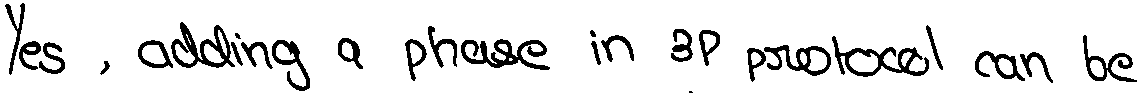
#> input picture src/y.png, 1141 x 93 px
$ python make_image.py
#> lines starting #> are read from the running program, lines starting #| are printed output that depends on the picture; after the words box and inside, x2 and y2 are one past the last pixel; in counts of white or black regions, pixels touching at a corner belong together
import numpy as np
import cv2

# read
img = cv2.imread('y.png', cv2.IMREAD_GRAYSCALE)
#> img: shape (93, 1141); 90.1% white; 27 black regions (1 under 20 px), largest, box (x1, y1, x2, y2) and area: (461, 39, 550, 70) 1179, (832, 36, 929, 77) 1130, (171, 22, 235, 68) 1069

# increase contrast
pxmin = np.min(img)
#> pxmin = 0
pxmax = np.max(img)
#> pxmax = 255
imgContrast = (img - pxmin) / (pxmax - pxmin) * 255

# increase line width
kernel = np.ones((3, 3), np.uint8)
imgMorph = cv2.erode(imgContrast, kernel, iterations = 1)
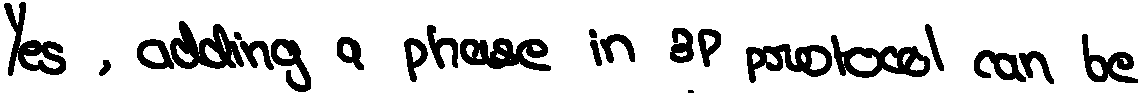
#> imgMorph: shape (93, 1141) float64; 84.1% white; 23 black regions (1 under 20 px), largest, box (x1, y1, x2, y2) and area: (170, 21, 244, 69) 1847, (460, 38, 551, 71) 1826, (831, 35, 930, 78) 1812

# write
cv2.imwrite('z_out.png', imgMorph)

$ run again, with src/1.png copied over src/y.png
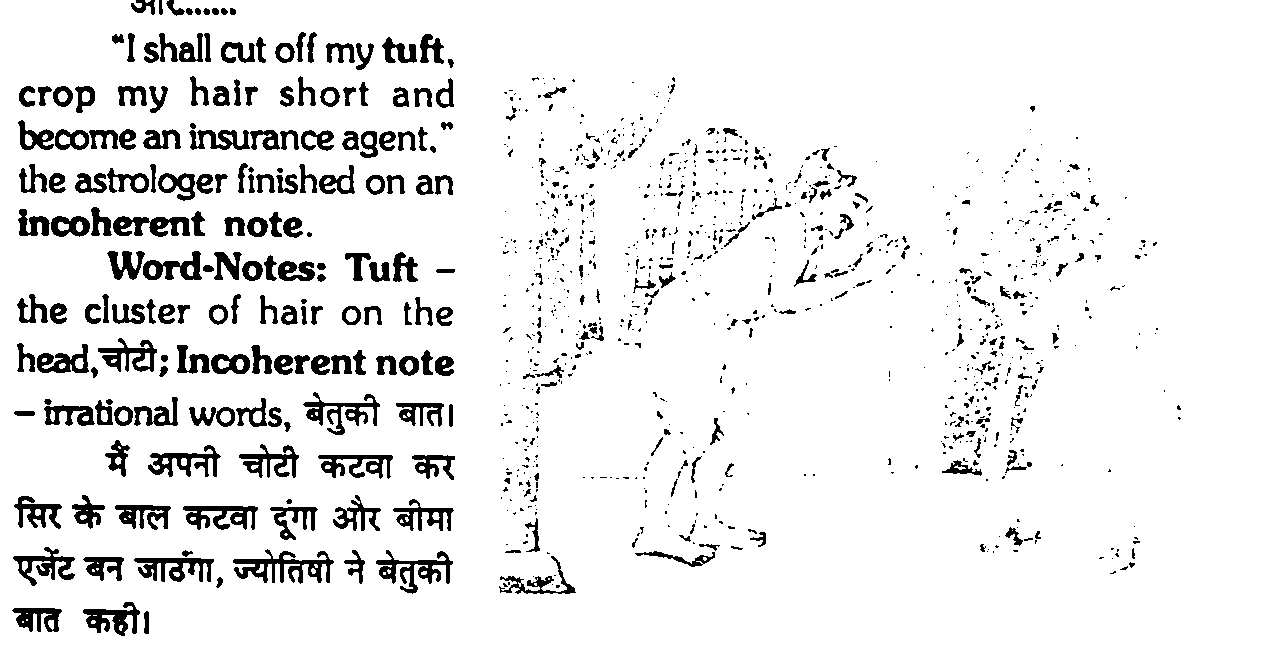
#> input picture src/1.png, 1280 x 662 px
#> img: shape (662, 1280); 92.2% white; 1116 black regions (776 under 20 px), largest, box (x1, y1, x2, y2) and area: (233, 549, 334, 584) 1424, (376, 550, 453, 594) 1180, (303, 392, 380, 435) 1097
#> pxmin = 0
#> pxmax = 255
#> `imgMorph = cv2.erode(imgContrast, kernel, iterations = 1)`:
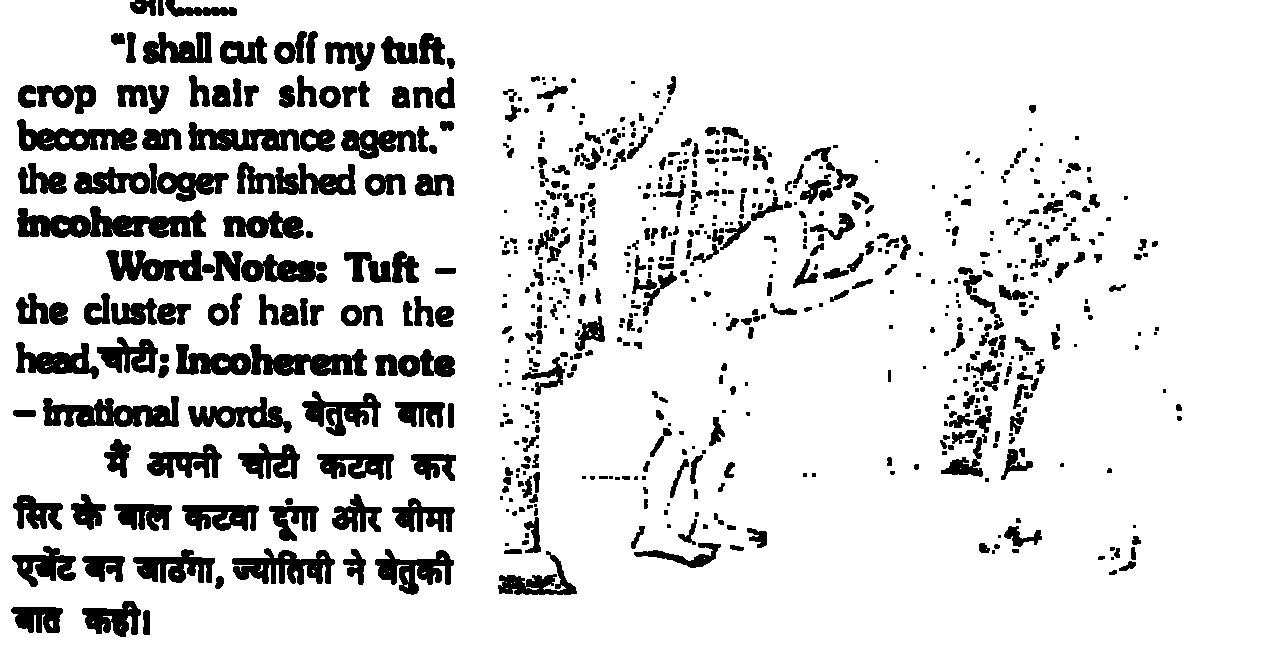
#> imgMorph: shape (662, 1280) float64; 86.5% white; 736 black regions (244 under 20 px), largest, box (x1, y1, x2, y2) and area: (17, 206, 206, 238) 3614, (74, 163, 229, 202) 2809, (43, 396, 179, 427) 2607

$ run again, with src/img1.png copied over src/y.png
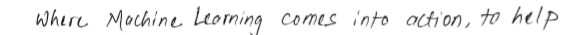
#> input picture src/img1.png, 581 x 35 px
#> pxmin = 19
#> pxmax = 255
#> `imgMorph = cv2.erode(imgContrast, kernel, iterations = 1)`:
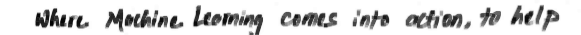
#> imgMorph: shape (35, 581) float64; min 0, max 255, mean 217

$ run again, with src/img2.png copied over src/y.png
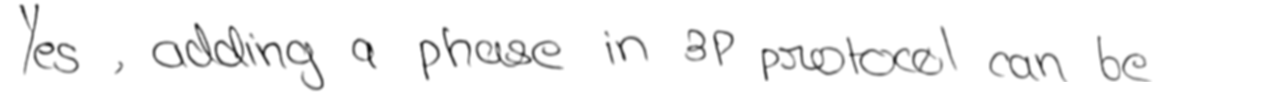
#> input picture src/img2.png, 1280 x 92 px
#> img is the input picture: shape (92, 1280); min 8, max 255, mean 245.3
#> pxmin = 8
#> pxmax = 255
#> `imgMorph = cv2.erode(imgContrast, kernel, iterations = 1)`:
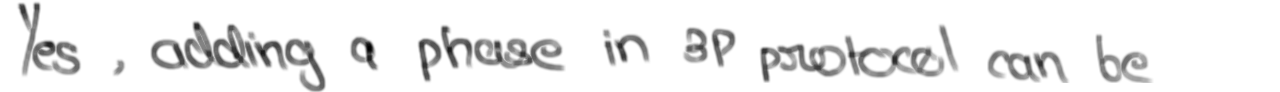
#> imgMorph: shape (92, 1280) float64; min 0, max 255, mean 237.8
